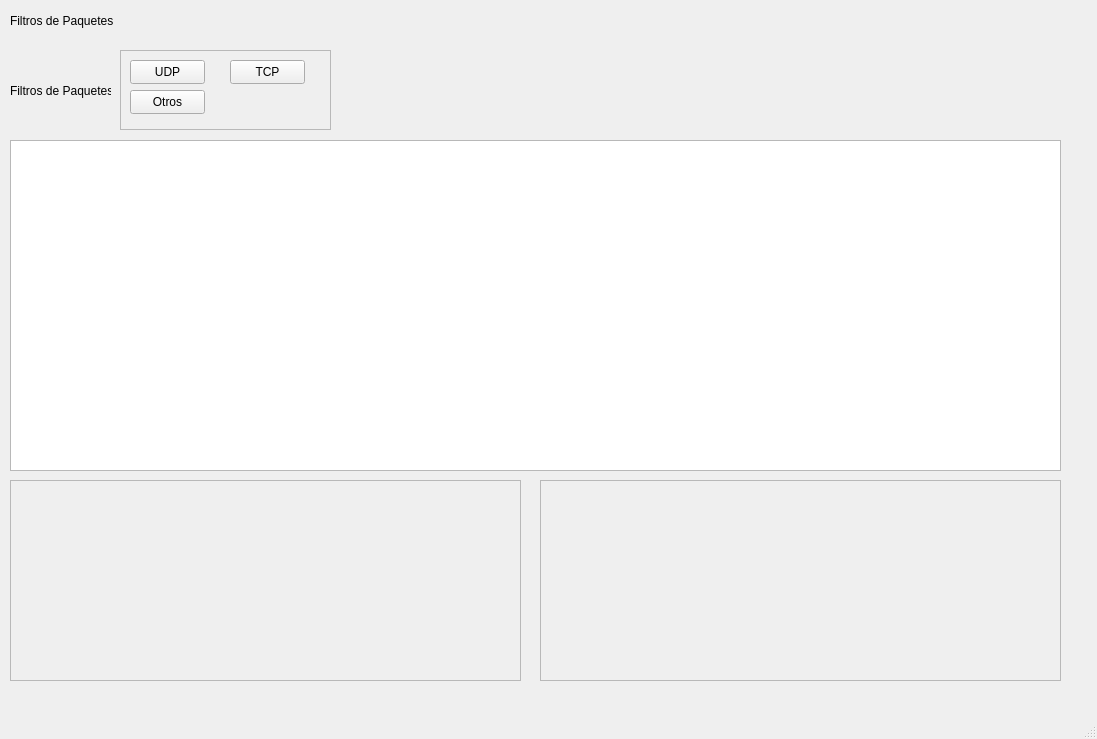
<?xml version="1.0" encoding="UTF-8"?>
<ui version="4.0">
 <class>menu_program</class>
 <widget class="QMainWindow" name="menu_program">
  <property name="geometry">
   <rect>
    <x>0</x>
    <y>0</y>
    <width>1097</width>
    <height>739</height>
   </rect>
  </property>
  <property name="windowTitle">
   <string>MainWindow</string>
  </property>
  <widget class="QWidget" name="centralwidget">
   <widget class="QLabel" name="label">
    <property name="geometry">
     <rect>
      <x>10</x>
      <y>70</y>
      <width>101</width>
      <height>41</height>
     </rect>
    </property>
    <property name="autoFillBackground">
     <bool>true</bool>
    </property>
    <property name="text">
     <string>Filtros de Paquetes</string>
    </property>
    <property name="margin">
     <number>4</number>
    </property>
   </widget>
   <widget class="QTableView" name="tableView">
    <property name="geometry">
     <rect>
      <x>10</x>
      <y>140</y>
      <width>1051</width>
      <height>331</height>
     </rect>
    </property>
   </widget>
   <widget class="QScrollArea" name="scrollArea">
    <property name="geometry">
     <rect>
      <x>10</x>
      <y>480</y>
      <width>511</width>
      <height>201</height>
     </rect>
    </property>
    <property name="widgetResizable">
     <bool>true</bool>
    </property>
    <widget class="QWidget" name="scrollAreaWidgetContents">
     <property name="geometry">
      <rect>
       <x>0</x>
       <y>0</y>
       <width>509</width>
       <height>199</height>
      </rect>
     </property>
    </widget>
   </widget>
   <widget class="QScrollArea" name="scrollArea_2">
    <property name="geometry">
     <rect>
      <x>540</x>
      <y>480</y>
      <width>521</width>
      <height>201</height>
     </rect>
    </property>
    <property name="widgetResizable">
     <bool>true</bool>
    </property>
    <widget class="QWidget" name="scrollAreaWidgetContents_2">
     <property name="geometry">
      <rect>
       <x>0</x>
       <y>0</y>
       <width>519</width>
       <height>199</height>
      </rect>
     </property>
    </widget>
   </widget>
   <widget class="QFrame" name="frame">
    <property name="geometry">
     <rect>
      <x>120</x>
      <y>50</y>
      <width>211</width>
      <height>80</height>
     </rect>
    </property>
    <property name="autoFillBackground">
     <bool>false</bool>
    </property>
    <property name="frameShape">
     <enum>QFrame::Shape::StyledPanel</enum>
    </property>
    <property name="frameShadow">
     <enum>QFrame::Shadow::Raised</enum>
    </property>
    <widget class="QPushButton" name="pushButton">
     <property name="geometry">
      <rect>
       <x>10</x>
       <y>10</y>
       <width>75</width>
       <height>24</height>
      </rect>
     </property>
     <property name="cursor">
      <cursorShape>PointingHandCursor</cursorShape>
     </property>
     <property name="text">
      <string>UDP</string>
     </property>
    </widget>
    <widget class="QPushButton" name="pushButton_2">
     <property name="geometry">
      <rect>
       <x>110</x>
       <y>10</y>
       <width>75</width>
       <height>24</height>
      </rect>
     </property>
     <property name="cursor">
      <cursorShape>PointingHandCursor</cursorShape>
     </property>
     <property name="text">
      <string>TCP</string>
     </property>
    </widget>
    <widget class="QPushButton" name="pushButton_3">
     <property name="geometry">
      <rect>
       <x>10</x>
       <y>40</y>
       <width>75</width>
       <height>24</height>
      </rect>
     </property>
     <property name="cursor">
      <cursorShape>PointingHandCursor</cursorShape>
     </property>
     <property name="text">
      <string>Otros</string>
     </property>
    </widget>
   </widget>
   <widget class="QLabel" name="label_2">
    <property name="geometry">
     <rect>
      <x>10</x>
      <y>0</y>
      <width>411</width>
      <height>41</height>
     </rect>
    </property>
    <property name="text">
     <string>Filtros de Paquetes</string>
    </property>
   </widget>
  </widget>
  <widget class="QMenuBar" name="menubar">
   <property name="geometry">
    <rect>
     <x>0</x>
     <y>0</y>
     <width>1097</width>
     <height>26</height>
    </rect>
   </property>
  </widget>
  <widget class="QStatusBar" name="statusbar"/>
 </widget>
 <resources/>
 <connections/>
</ui>
